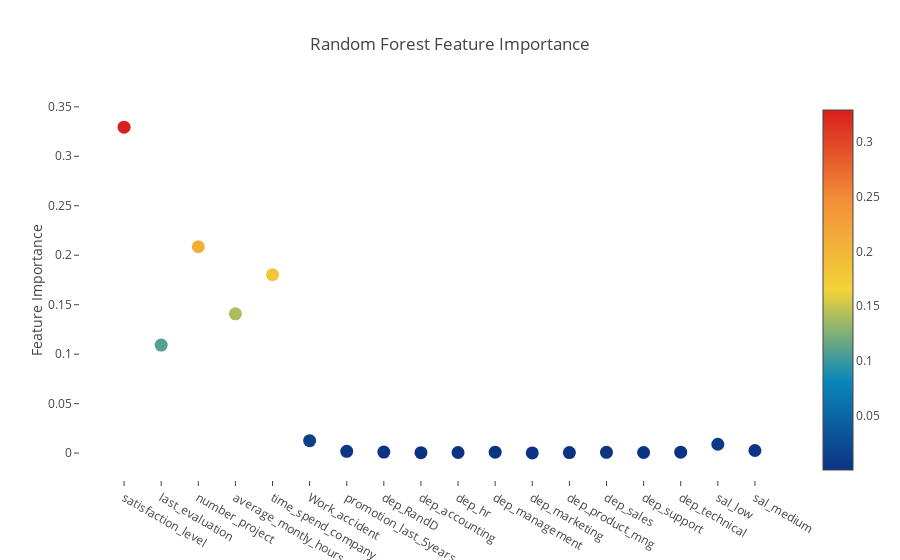

Here is the notebook cell this chart was saved with:
### Code cell
# Scatter plot 
trace = go.Scatter(
    y = rf.feature_importances_,
    x = features,
    mode='markers',
    marker=dict(
        sizemode = 'diameter',
        sizeref = 1,
        size = 13,
        color = rf.feature_importances_,
        colorscale='Portland',
        showscale=True
    ),
    text = features
)
data = [trace]

layout= go.Layout(
    autosize= True,
    title= 'Random Forest Feature Importance',
    hovermode= 'closest',
     xaxis= dict(
         ticklen= 5,
         showgrid=False,
        zeroline=False,
        showline=False
     ),
    yaxis=dict(
        title= 'Feature Importance',
        showgrid=False,
        zeroline=False,
        ticklen= 5,
        gridwidth= 2
    ),
    showlegend= False
)
fig = go.Figure(data=data, layout=layout)
py.iplot(fig,filename='scatter2010')

### Figure 1 — Plotly figure (JSON) as saved in the notebook; plotly's stock layout.template omitted (floating-point values rounded to 4 significant figures)
{"data": [{"marker": {"color": [0.3295, 0.1092, 0.2085, 0.1407, 0.1802, 0.01254, 0.001797, 0.0009785, 0.0004039, 0.000565, 0.0009653, 0.0002097, 0.0004778, 0.0007537, 0.0006108, 0.0009499, 0.008923, 0.002612], "colorscale": "Portland", "showscale": true, "size": 13, "sizemode": "diameter", "sizeref": 1}, "mode": "markers", "text": ["satisfaction_level", "last_evaluation", "number_project", "average_montly_hours", "time_spend_company", "Work_accident", "promotion_last_5years", "dep_RandD", "dep_accounting", "dep_hr", "dep_management", "dep_marketing", "dep_product_mng", "dep_sales", "dep_support", "dep_technical", "sal_low", "sal_medium"], "type": "scatter", "x": ["satisfaction_level", "last_evaluation", "number_project", "average_montly_hours", "time_spend_company", "Work_accident", "promotion_last_5years", "dep_RandD", "dep_accounting", "dep_hr", "dep_management", "dep_marketing", "dep_product_mng", "dep_sales", "dep_support", "dep_technical", "sal_low", "sal_medium"], "y": [0.3295, 0.1092, 0.2085, 0.1407, 0.1802, 0.01254, 0.001797, 0.0009785, 0.0004039, 0.000565, 0.0009653, 0.0002097, 0.0004778, 0.0007537, 0.0006108, 0.0009499, 0.008923, 0.002612]}], "layout": {"autosize": true, "hovermode": "closest", "showlegend": false, "title": "Random Forest Feature Importance", "xaxis": {"showgrid": false, "showline": false, "ticklen": 5, "zeroline": false}, "yaxis": {"gridwidth": 2, "showgrid": false, "ticklen": 5, "title": "Feature Importance", "zeroline": false}}}
